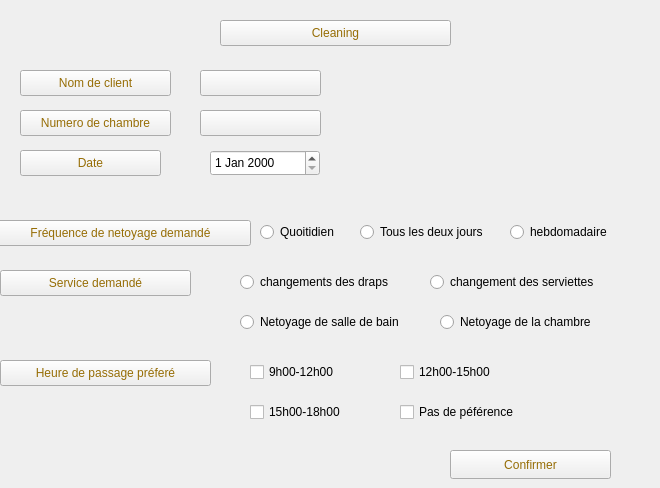
       <widget class="QWidget" name="tab_13">
        <attribute name="title">
         <string>informations</string>
        </attribute>
        <widget class="QToolButton" name="toolButton_4">
         <property name="geometry">
          <rect>
           <x>220</x>
           <y>20</y>
           <width>231</width>
           <height>26</height>
          </rect>
         </property>
         <property name="styleSheet">
          <string notr="true">
color: rgb(150, 109, 5);</string>
         </property>
         <property name="text">
          <string>Cleaning</string>
         </property>
        </widget>
        <widget class="QToolButton" name="toolButton_5">
         <property name="geometry">
          <rect>
           <x>20</x>
           <y>70</y>
           <width>151</width>
           <height>26</height>
          </rect>
         </property>
         <property name="styleSheet">
          <string notr="true">
color: rgb(150, 109, 5);</string>
         </property>
         <property name="text">
          <string>Nom de client</string>
         </property>
        </widget>
        <widget class="QToolButton" name="toolButton_6">
         <property name="geometry">
          <rect>
           <x>20</x>
           <y>110</y>
           <width>151</width>
           <height>26</height>
          </rect>
         </property>
         <property name="styleSheet">
          <string notr="true">
color: rgb(150, 109, 5);
</string>
         </property>
         <property name="text">
          <string>Numero de chambre</string>
         </property>
        </widget>
        <widget class="QToolButton" name="toolButton_7">
         <property name="geometry">
          <rect>
           <x>200</x>
           <y>70</y>
           <width>121</width>
           <height>26</height>
          </rect>
         </property>
         <property name="text">
          <string/>
         </property>
        </widget>
        <widget class="QToolButton" name="toolButton_8">
         <property name="geometry">
          <rect>
           <x>200</x>
           <y>110</y>
           <width>121</width>
           <height>26</height>
          </rect>
         </property>
         <property name="text">
          <string/>
         </property>
        </widget>
        <widget class="QToolButton" name="toolButton_9">
         <property name="geometry">
          <rect>
           <x>20</x>
           <y>150</y>
           <width>141</width>
           <height>26</height>
          </rect>
         </property>
         <property name="styleSheet">
          <string notr="true">
color: rgb(150, 109, 5);</string>
         </property>
         <property name="text">
          <string>Date</string>
         </property>
        </widget>
        <widget class="QDateEdit" name="dateEdit_2">
         <property name="geometry">
          <rect>
           <x>210</x>
           <y>150</y>
           <width>110</width>
           <height>26</height>
          </rect>
         </property>
        </widget>
        <widget class="QToolButton" name="toolButton_10">
         <property name="geometry">
          <rect>
           <x>-10</x>
           <y>220</y>
           <width>261</width>
           <height>26</height>
          </rect>
         </property>
         <property name="styleSheet">
          <string notr="true">
color: rgb(150, 109, 5);</string>
         </property>
         <property name="text">
          <string>Fréquence de netoyage demandé</string>
         </property>
        </widget>
        <widget class="QRadioButton" name="radioButton_4">
         <property name="geometry">
          <rect>
           <x>260</x>
           <y>220</y>
           <width>111</width>
           <height>24</height>
          </rect>
         </property>
         <property name="text">
          <string>Quoitidien</string>
         </property>
        </widget>
        <widget class="QRadioButton" name="radioButton_5">
         <property name="geometry">
          <rect>
           <x>360</x>
           <y>220</y>
           <width>151</width>
           <height>24</height>
          </rect>
         </property>
         <property name="text">
          <string>Tous les deux jours</string>
         </property>
        </widget>
        <widget class="QRadioButton" name="radioButton_6">
         <property name="geometry">
          <rect>
           <x>510</x>
           <y>220</y>
           <width>131</width>
           <height>24</height>
          </rect>
         </property>
         <property name="text">
          <string>hebdomadaire</string>
         </property>
        </widget>
        <widget class="QToolButton" name="toolButton_11">
         <property name="geometry">
          <rect>
           <x>0</x>
           <y>270</y>
           <width>191</width>
           <height>26</height>
          </rect>
         </property>
         <property name="styleSheet">
          <string notr="true">
color: rgb(150, 109, 5);</string>
         </property>
         <property name="text">
          <string>Service demandé</string>
         </property>
        </widget>
        <widget class="QRadioButton" name="radioButton_7">
         <property name="geometry">
          <rect>
           <x>240</x>
           <y>270</y>
           <width>191</width>
           <height>24</height>
          </rect>
         </property>
         <property name="text">
          <string>changements des draps</string>
         </property>
        </widget>
        <widget class="QRadioButton" name="radioButton_8">
         <property name="geometry">
          <rect>
           <x>430</x>
           <y>270</y>
           <width>211</width>
           <height>24</height>
          </rect>
         </property>
         <property name="text">
          <string>changement des serviettes</string>
         </property>
        </widget>
        <widget class="QRadioButton" name="radioButton_9">
         <property name="geometry">
          <rect>
           <x>240</x>
           <y>310</y>
           <width>241</width>
           <height>24</height>
          </rect>
         </property>
         <property name="text">
          <string>Netoyage de salle de bain</string>
         </property>
        </widget>
        <widget class="QRadioButton" name="radioButton_10">
         <property name="geometry">
          <rect>
           <x>440</x>
           <y>310</y>
           <width>211</width>
           <height>24</height>
          </rect>
         </property>
         <property name="text">
          <string>Netoyage de la chambre</string>
         </property>
        </widget>
        <widget class="QToolButton" name="toolButton_12">
         <property name="geometry">
          <rect>
           <x>0</x>
           <y>360</y>
           <width>211</width>
           <height>26</height>
          </rect>
         </property>
         <property name="styleSheet">
          <string notr="true">
color: rgb(150, 109, 5);</string>
         </property>
         <property name="text">
          <string>Heure de passage préferé</string>
         </property>
        </widget>
        <widget class="QCheckBox" name="checkBox">
         <property name="geometry">
          <rect>
           <x>250</x>
           <y>360</y>
           <width>121</width>
           <height>24</height>
          </rect>
         </property>
         <property name="text">
          <string>9h00-12h00</string>
         </property>
        </widget>
        <widget class="QCheckBox" name="checkBox_2">
         <property name="geometry">
          <rect>
           <x>400</x>
           <y>360</y>
           <width>161</width>
           <height>24</height>
          </rect>
         </property>
         <property name="text">
          <string>12h00-15h00</string>
         </property>
        </widget>
        <widget class="QCheckBox" name="checkBox_3">
         <property name="geometry">
          <rect>
           <x>250</x>
           <y>400</y>
           <width>131</width>
           <height>24</height>
          </rect>
         </property>
         <property name="text">
          <string>15h00-18h00</string>
         </property>
        </widget>
        <widget class="QCheckBox" name="checkBox_4">
         <property name="geometry">
          <rect>
           <x>400</x>
           <y>400</y>
           <width>151</width>
           <height>24</height>
          </rect>
         </property>
         <property name="text">
          <string>Pas de péférence</string>
         </property>
        </widget>
        <widget class="QPushButton" name="pushButton_34">
         <property name="geometry">
          <rect>
           <x>450</x>
           <y>450</y>
           <width>161</width>
           <height>29</height>
          </rect>
         </property>
         <property name="styleSheet">
          <string notr="true">
color: rgb(150, 109, 5);</string>
         </property>
         <property name="text">
          <string>Confirmer</string>
         </property>
        </widget>
       </widget>
